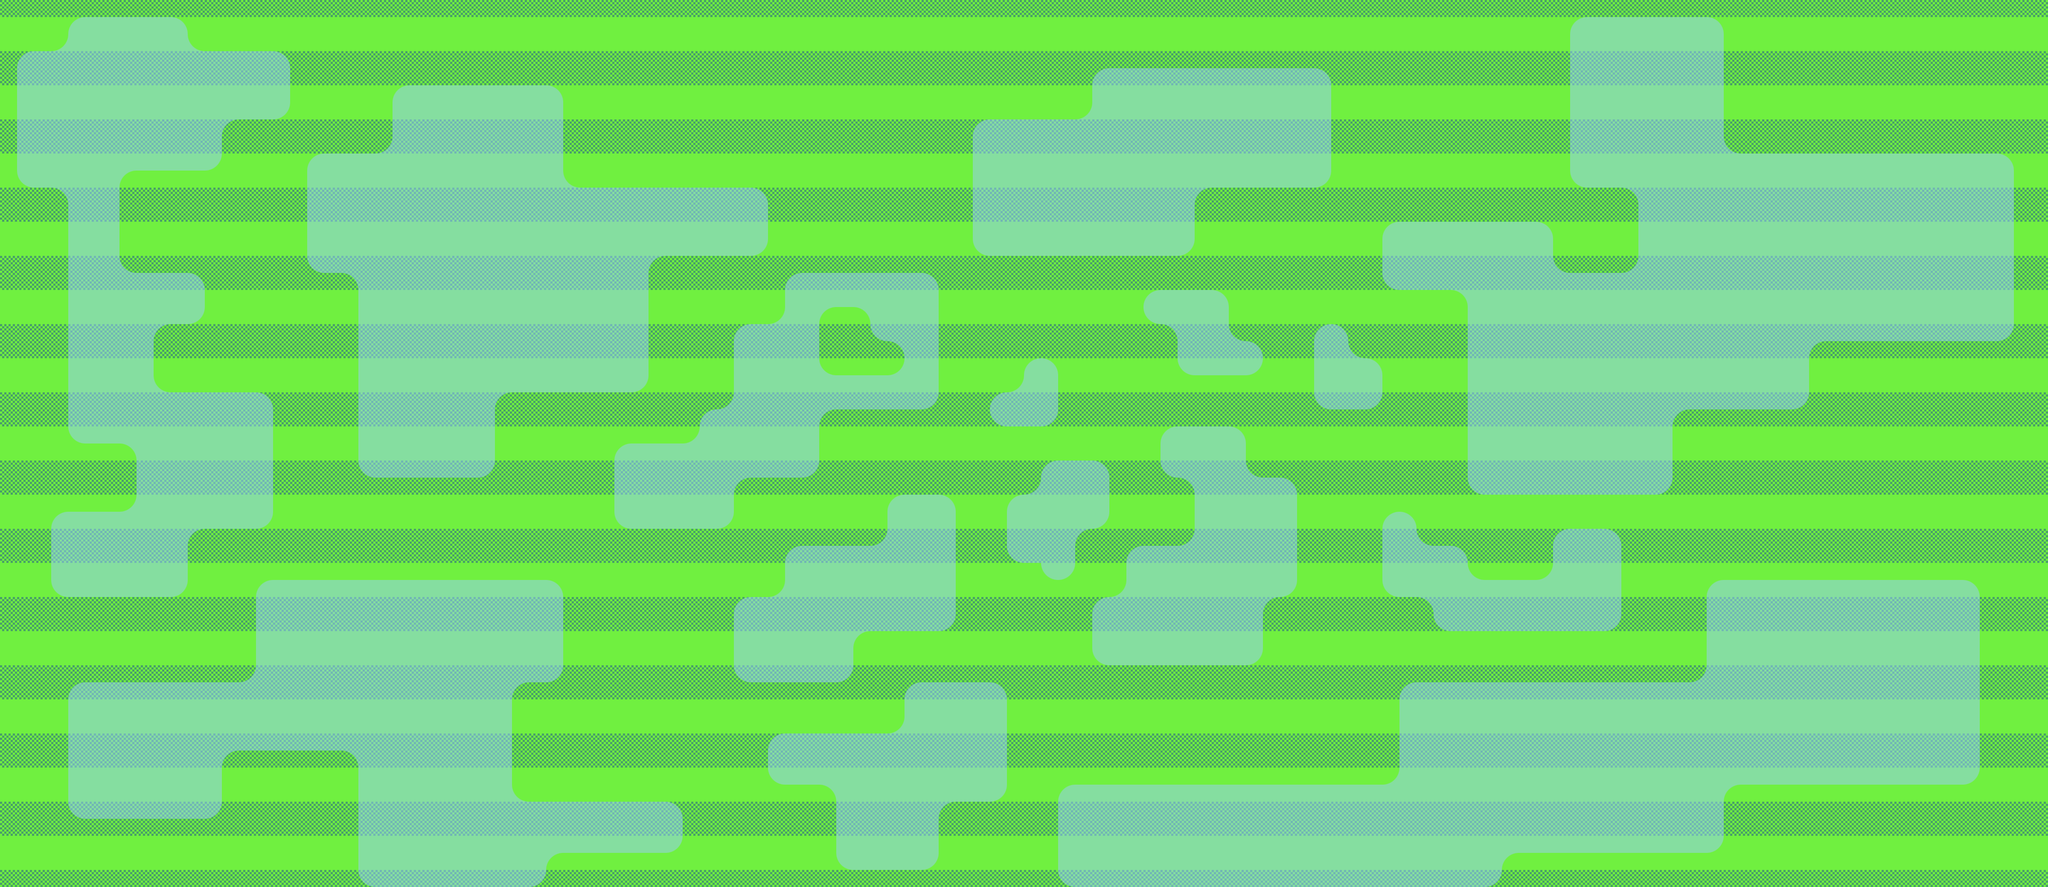

A level layout from a 2D game, rendered from its tile map. Below: a short description, then the map file with tile-grid data replaced by summaries:
An orthogonal 120x52 tile map with 32x32 px tiles, 2 tile layers (tiles, water), 2 tilesets and 17 objects.

<map version="1.0" orientation="orthogonal" width="120" height="52" tilewidth="32" tileheight="32">
 <tileset firstgid="1" name="grass" tilewidth="32" tileheight="32">
  <image source="grass.png" width="128" height="128" />
 </tileset>
 <tileset firstgid="17" name="water" tilewidth="32" tileheight="32">
  <image source="water.png" trans="ff00ff" width="128" height="128" />
 </tileset>
 <layer name="tiles" width="120" height="52">
  <data>[6240 cells, 6240 non-empty, 16 distinct tile ids]</data>
 </layer>
 <layer name="water" width="120" height="52">
  <data>[6240 cells, 2857 non-empty, 9 distinct tile ids]</data>
 </layer>
 <objectgroup name="field" width="120" height="52">
  <object x="320" y="1600">
   <polyline points="0,0 3232,0 3040,-1536 192,-1536 0,0" />
  </object>
 </objectgroup>
 <objectgroup name="diches" width="120" height="52">
  <object x="1856" y="736">
   <polyline points="0,0 64,0 64,-64 128,-64 128,64 0,64 0,0" />
  </object>
  <object x="2112" y="1024">
   <polyline points="0,0 128,0 128,-128 64,-128 64,-224 224,-224 224,-128 320,-128 320,96 256,96 256,224 -64,224 -64,96 0,96 0,0" />
  </object>
  <object x="1472" y="1024">
   <polyline points="0,0 192,0 192,-96 320,-96 320,160 128,160 128,256 -96,256 -96,96 0,96 0,0" />
  </object>
  <object x="736" y="160">
   <polyline points="0,0 320,0 320,192 704,192 704,320 480,320 480,576 192,576 192,736 -64,736 -64,352 -160,352 -160,128 0,128 0,0" />
  </object>
  <object x="672" y="1408">
   <polyline points="0,0 0,256 352,256 352,192 608,192 608,96 288,96 288,-128 384,-128 384,-320 -192,-320 -192,-128 -544,-128 -544,128 -256,128 -256,0 0,0" />
  </object>
  <object x="1824" y="224">
   <polyline points="0,0 0,256 416,256 416,128 672,128 672,-96 224,-96 224,0 0,0" />
  </object>
  <object x="2752" y="544">
   <polyline points="0,0 0,384 384,384 384,224 640,224 640,96 1024,96 1024,-256 480,-256 480,-512 192,-512 192,-192 320,-192 320,-32 160,-32 160,-128 -160,-128 -160,0 -32,0 0,0" />
  </object>
  <object x="2624" y="1280">
   <polyline points="0,0 576,0 576,-192 1088,-192 1088,192 608,192 608,320 192,320 192,384 -640,384 -640,192 0,192 0,0" />
  </object>
  <object x="1376" y="608">
   <polyline points="0,0 0,160 -64,160 -64,224 -224,224 -224,384 0,384 0,288 160,288 160,160 384,160 384,-96 96,-96 96,0 0,0" />
  </object>
  <object x="1536" y="576">
   <polyline points="0,0 96,0 96,64 160,64 160,128 0,128 0,0" />
  </object>
  <object x="32" y="96">
   <polyline points="0,0 0,256 96,256 96,736 224,736 224,864 64,864 64,1024 320,1024 320,896 480,896 480,640 256,640 256,512 352,512 352,416 192,416 192,224 384,224 384,128 512,128 512,0 320,0 320,-64 96,-64 96,0 0,0" />
  </object>
  <object x="2656" y="1024">
   <polyline points="0,0 96,0 96,64 256,64 256,-32 384,-32 384,160 32,160 32,96 -64,96 -64,-64 0,-64 0,0" />
  </object>
  <object x="1440" y="1376">
   <polyline points="0,0 256,0 256,-96 448,-96 448,128 320,128 320,256 128,256 128,96 0,96 0,0" />
  </object>
  <object x="2464" y="608">
   <polyline points="0,0 0,160 128,160 128,64 64,64 64,0 0,0" />
  </object>
  <object x="2144" y="544">
   <polyline points="0,0 160,0 160,96 224,96 224,160 64,160 64,64 0,64 0,0" />
  </object>
  <object x="1888" y="928">
   <polyline points="0,0 0,128 64,128 64,160 128,160 128,64 192,64 192,-64 64,-64 64,0 0,0" />
  </object>
 </objectgroup>
</map>
